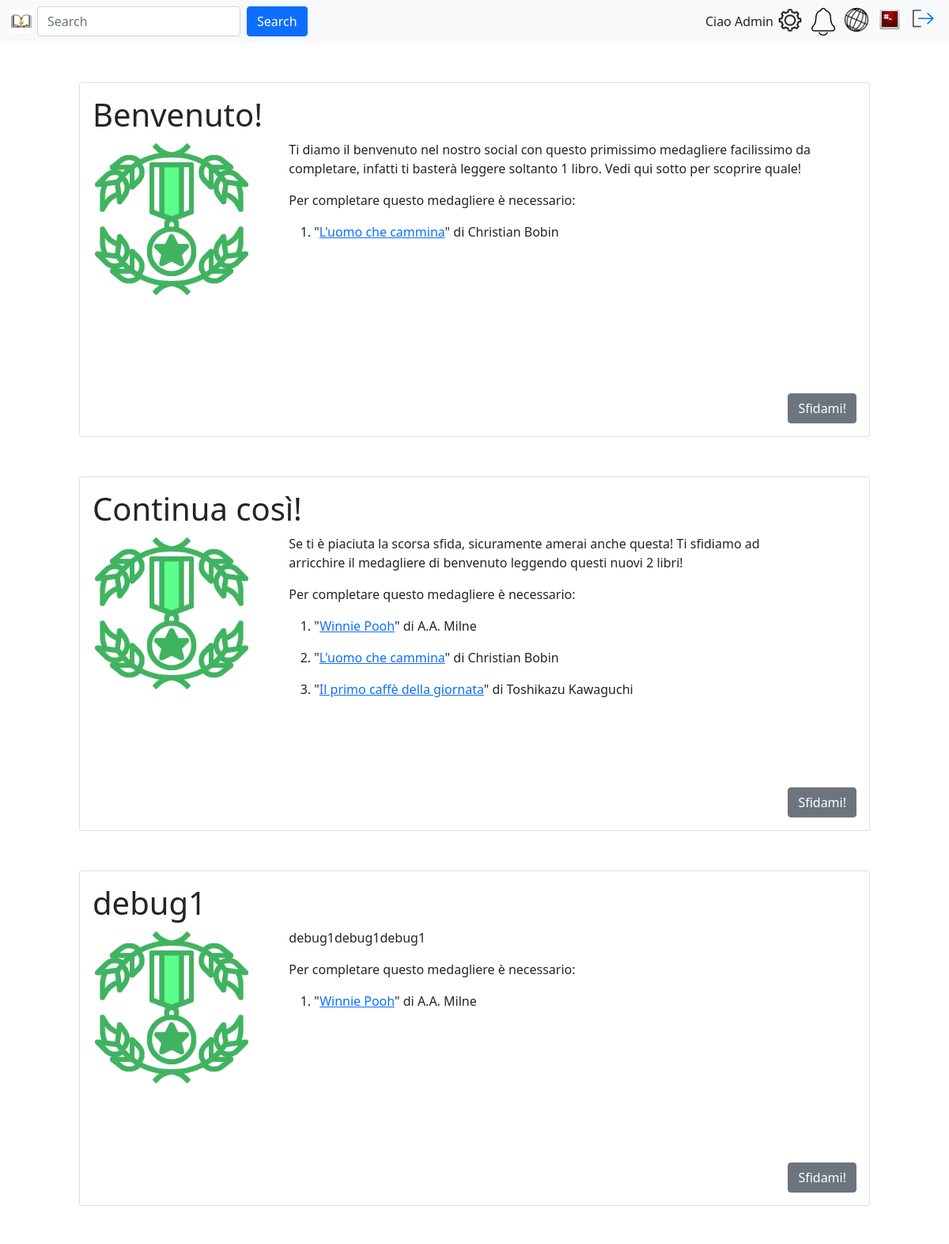
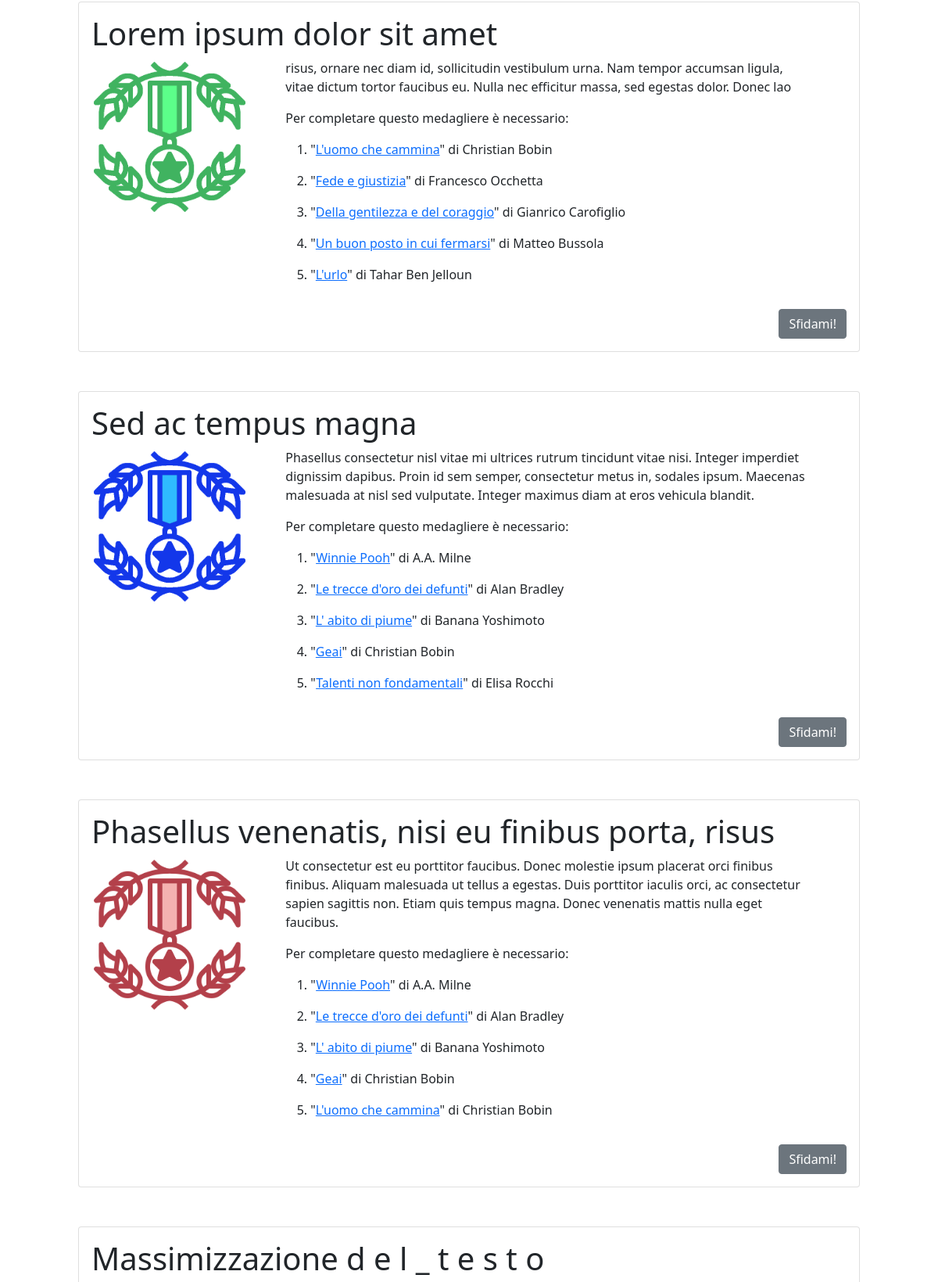
Page /newMedagliere.php (signed in, upper part) on the committed database (2 pictures, top to bottom).
### tables this page shows
CREATE TABLE `utente` (
  `id` int(8) NOT NULL AUTO_INCREMENT,
  `username` varchar(80) NOT NULL,
  `email` varchar(80) NOT NULL,
  `pwd` varchar(120) NOT NULL,
  `immagineProfilo` varchar(255) NOT NULL,
  `isAdmin` int(1) NOT NULL,
  `descrizione` varchar(150) DEFAULT NULL,
  `stato` int(1) NOT NULL,
  `numeroFollow` int(8) NOT NULL,
  PRIMARY KEY (`id`)
);

CREATE TABLE `medagliere` (
  `id` int(8) NOT NULL AUTO_INCREMENT,
  `titolo` varchar(255) NOT NULL,
  `descrizione` varchar(1023) NOT NULL DEFAULT 'Un nuovo medagliere ti aspetta!',
  PRIMARY KEY (`id`),
  UNIQUE KEY `ID_MEDAGLIERE_IND` (`id`)
);

CREATE TABLE `libro` (
  `id` int(8) NOT NULL AUTO_INCREMENT,
  `titolo` varchar(255) NOT NULL,
  PRIMARY KEY (`id`),
  UNIQUE KEY `ID_LIBRO_IND` (`id`)
);

CREATE TABLE `autore` (
  `id` int(8) NOT NULL,
  `nome` varchar(255) NOT NULL,
  PRIMARY KEY (`id`),
  UNIQUE KEY `ID_AUTORE_IND` (`id`)
);

### include/login.model.php (called while the page is built, shortened)
<?php
require_once 'config.php';
function getDbImageName(string $username){
    global $conn;
    $sql = "SELECT immagineProfilo FROM utente WHERE username = ?";
    $stmt = $conn->prepare($sql);
    $stmt->bind_param("s", $username);
    $stmt->execute();
    $result = $stmt->get_result();
    return $result->fetch_assoc()['immagineProfilo'];
}
?>

### include/login.controller.php (called while the page is built, shortened)
<?php
function getUserImage(string $username){
    $defaultProfileImage = "images/users/default.png";
    $image = "images/users/" . getDbImageName($username);
    try {
        if (is_file($image) && (getimagesize($image) !== false)) {
                return $image;
            }
    }
    catch (Exception $e) {
        echo '<script>';
        echo 'console.log("Errore nel reperire l\'immagine del profilo utente da db");';
        echo '</script>';
        }
    return $defaultProfileImage;
}
?>

### include/model/selectors.php (called while the page is built, shortened)
<?php
require_once("include/config.php");
function getLibroIdFromLibroWhereTitle($title){
    global $conn;
    $sql = "SELECT L.id from libro L WHERE L.titolo=?";
    $stmt = $conn->prepare($sql);
    $stmt->bind_param("s", $title);
    $stmt->execute();
    $result = $stmt->get_result();
    $tmp = $result->fetch_assoc();
    return isset($tmp["id"]) ? $tmp["id"] : 0;
}
function getLibroEAutoreByMedagliereId($medID){
    global $conn;
    $sql = "SELECT L.titolo, A.nome
            from libro L, autore A, scrittoda S, compone C
            WHERE C.medagliereId = ?
            and C.libroId = L.id
            and L.id = S.libroId
            and S.autoreId = A.id
            ORDER by  A.nome, L.titolo;";
    $stmt = $conn->prepare($sql);
    $stmt->bind_param("i", $medID);
    $stmt->execute();
    $result = $stmt->get_result();
    $tmp = $result->fetch_all(MYSQLI_ASSOC);
    return $tmp;
}
function checkIfUserReadBook($userId, $libroId){
    global $conn;
    $sql = "SELECT *
            from Post P
            where p.utenteId = ?
            and p.libroId = ?;";
    $stmt = $conn->prepare($sql);
    $stmt->bind_param("ii", $userId, $libroId);
    $stmt->execute();
    $result = $stmt->get_result();
    if ($result->num_rows > 0) {
        return true;
    } else {
        return false;
    }
}
function getMedThatUserNotChallenge($idUser){
    global $conn;
    $sql = "SELECT M.id
            From medagliere M
            where M.id not in(select S.medagliereId
                        from sottoscrive S
                        where S.utenteId = ?);";
    $stmt = $conn->prepare($sql);
    $stmt->bind_param("i", $idUser);
    $stmt->execute();
    $result = $stmt->get_result();
    $tmp = $result->fetch_all(MYSQLI_ASSOC);
    return array_column($tmp, 'id');
}
function getMedInfo($medId){
    global $conn;
    $sql = "SELECT * FROM medagliere M WHERE M.id=?;";
    $stmt = $conn->prepare($sql);
    $stmt->bind_param("i", $medId);
    $stmt->execute();
    $result = $stmt->get_result();
    $tmp = $result->fetch_all(MYSQLI_ASSOC);
    return $tmp;
}
function getLibriLettiDaUserId($idUser){
    global $conn;
    $sql = "SELECT libroId
            From post
            where utenteID=?";
    $stmt = $conn->prepare($sql);
    $stmt->bind_param("i", $idUser);
    $stmt->execute();
    $result = $stmt->get_result();
    $tmp = $result->fetch_all(MYSQLI_ASSOC);
    return array_column($tmp, 'libroId');
}
?>

### include/view/formattators.php (the view)
<?php
function obtainList($libriInMedagliere, $who){
    $res = "";
    foreach ($libriInMedagliere as $a) {
        $tmpRes = "";
        if (checkIfUserReadBook($who, getLibroIdFromLibroWhereTitle($a["titolo"]))){
            $tmpRes = "<li> <p class='libroLetto'>";
        } else {
            $tmpRes = "<li> <p class='libroNonLetto'>";
        }
        $nomeLibroS = str_replace(" ", "+", $a["titolo"]);
        $virgola = ",";
        $nomeAutoreS = str_replace(" ", "+", $a["nome"]);
        $totalLink = "https://www.google.com/search?q=" . $nomeLibroS . $virgola . "+" . $nomeAutoreS;
        $tmpRes .= "\"<a href=\"" . $totalLink . "\">" . $a["titolo"] . "</a>\" di " . $a["nome"];
        $tmpRes .= "</p></li>";
        $res .= $tmpRes;
    }
    return $res;
}
?>

### newMedagliere.php (shortened to what this page needs)
<?php
require_once('include/model/insertOnDB.php');
require("include/model/selectors.php");
require_once("include/view/formattators.php");
$basicAmount = 10;
$amountLoading = isset($_POST["amountLoad"]) ? $_POST["amountLoad"] : 0;
$amountForLoad = 5;
$toLoad = $basicAmount + ($amountLoading * $amountForLoad);
function getCorrectImg($amountLeastBooks){
    $imgName = "";
    $altImg = "";
    $limits = array(5,15);
    $category = 0;
    while ($amountLeastBooks > 0 && $category < sizeof($limits)){
        $delta = $limits[$category];
        if ($category > 0) {
            $delta = $delta - $limits[$category-1];
        }
        $amountLeastBooks = $amountLeastBooks - $delta;
        if ($amountLeastBooks > 0) {
            $category = $category + 1;
        }
    }
    switch ($category){
        case 0:
            $imgName = "medagliaFacile.png";
            $altImg = "Ce l'hai quasi fatta!";
            break;
        case 1:
            $imgName = "medagliaMedia.png";
            $altImg = "Non manca troppo dai...";
            break;
        case 2:
            $imgName = "medagliaDifficile.png";
            $altImg = "Meglio se guardi altrove!";
            break;
    }
    return array($imgName, $altImg);
}
function createOneMed($medToPrint, $indexToConsider, $libriLetti, $who){
    $toAdd = "Med" . $indexToConsider;
    $infos = getMedInfo($medToPrint[$indexToConsider])[0];
    $libriInMedagliere = getLibroEAutoreByMedagliereId($medToPrint[$indexToConsider]);
    $medBookIndex = array();
    foreach (array_column($libriInMedagliere,"titolo") as $titolo) {
        array_push($medBookIndex,getLibroIdFromLibroWhereTitle($titolo));
    }
    $remainsBook = array_diff($medBookIndex, $libriLetti);
    $canReclame = empty($remainsBook);
    $titleMed = $infos["titolo"];
    $descMed = $infos["descrizione"];
    $books = obtainList($libriInMedagliere, $who);
    $buttonText = "Sfidami!";
    $buttonValue = $infos["id"];
    $decorativeInfos = getCorrectImg(sizeof($remainsBook));
    $imgToAdd = $decorativeInfos[0];
    $altImg = $decorativeInfos[1];
    $complete = "<div class=\"card medContainer\">" .
                    "<div class=\"card-body\" id=\"" . $toAdd . "\">" .
                        "<h1 class=\"card-text titleMed\">" . $titleMed . "</h1>" .
                        "<div class=\"allMedInfo d-flex\">" .
                            "<div class=\"titlecontainer\" id=\"titlecontainer" . $toAdd . "\">" .
                            "<img " .
                                "src=\"images/medagliereNewIcons/" . $imgToAdd . "\" " .
                                "alt=\"" . $altImg . "\" " .
                                "class=\"rounded float-left imgmedagliere\" " .
                                "id=\"imgmedagliere" . $toAdd . "\" " .
                                "/>" .
                        "</div>" .
                        "<div class=\"infocontainer\" id=\"infocontainer" . $toAdd . "\">" .
                            "<p class=\"descrzionemed\">" . $descMed . "</p>" .
                            "<p class=\"messaggio\"> Per completare questo medagliere è necessario:</p>" .
                            "<ol>" .
                                $books .
                            "</ol>" .
                        "</div>" .
                    "</div>" .
                    "<footer>" .
                        "<button class=\"btn btn-secondary\" " .
                            "form=\"challengeNewMed\" " .
                            "type=\"submit\" " .
                            "name=\"submitButton\" ".
                            "value=\"" . $buttonValue . "\">" . $buttonText . "</button>" .
                    "</footer>" .
                "</div>" .
            "</div>";
    return $complete;
}
$userIdToConsider = $_SESSION["id"];
$libriLetti = getLibriLettiDaUserId($userIdToConsider);
$medToPrint = getMedThatUserNotChallenge($userIdToConsider);
?>
<!DOCTYPE html>
<html lang="it">
<head>
    <link href="https://cdn.jsdelivr.net/npm/bootstrap@5.1.3/dist/css/bootstrap.min.css" rel="stylesheet"
>
    <link rel="stylesheet" type="text/css" href="css/JPNewMed.css">
    <link rel="stylesheet" type="text/css" href="css/landingPage.css">
</head>
<body>
    <?php require('navbarSelect.php'); ?>
    <section class="d-flex">
        <div class="col-1"></div>
        <div class="col-10" id="newMedaglieri">
        <form id="challengeNewMed"
            class="form-group"
            action="newMedagliere.php"
            method="post"
            enctype="multipart/form-data">
            <?php
            $upperbound = min(array($toLoad, sizeof($medToPrint)));
            if($upperbound > 0){
                for ($i=0; $i < $upperbound; $i++) {
                    echo createOneMed($medToPrint, $i, $libriLetti, $userIdToConsider);
                }
            } else {
                echo "<h3> Niente di nuovo qui, torna la prossima volta! </h3>";
            }
             ?>
        </form>
        </div>
        <div class="col-1"></div>
    </section>
</body>
</html>

### navbar.php
<?php
include_once("include/login.controller.php");
include_once("include/login.model.php");
?>
<header>
    <nav class="navbar navbar-expand navbar-light bg-light">
        <div class="container-fluid">
            <a href="landingPage.php"> <img id="logo" src="images/logoLetturePremiateSmall.jpg" alt="Logo con libro e medaglia"> </a>
            <form class="d-flex me-auto">
                <input class="form-control me-2" type="search" placeholder="Search" aria-label="Search">
                <button class="btn btn-primary" type="submit">Search</button>
            </form>
          <div id="username" class="d-flex"><?php echo "Ciao " . ucfirst($_SESSION["username"]);?></div>
          <div class="d-flex" id="navbarSupportedContent">
            <ul class="navbar-nav">
              <li class="nav-item">
                <a href="settingPage.php"><img src="images/settingLogo.png" alt="Impostazioni"></a>
              </li>
              <li class="nav-item">
                <img src="images/notifyLogo.png" alt="Notifiche">
              </li>
              <li class="nav-item dropdown">
                <a href="discoveryPage.php"><img src="images/discoveryLogo.png" alt="Scopri"></a>
              </li>
              <li class="nav-item">
                <a href="profilePage.php"><img src=<?php echo getUserImage($_SESSION["username"]); ?> alt="Immagine Profilo"> </a>
              </li>
                <li class="nav-item">
                <a href="logout.php"><img src="images/log-out.png" alt="Logout"></a>
              </li>
            </ul>
          </div>
        </div>
      </nav>
</header>

### css/JPNewMed.css (style rules this page uses)
body section div div.medContainer { margin: 5% 0; min-height: 300px; max-height: 500px; }
body section div div.medContainer div footer button { position: relative; float:right; }
div.infocontainer { min-height: 250px; max-height: 450px; width: auto; margin: 0 5%; }
img.imgmedagliere { max-width: 200px; aspect-ratio: 1; }
ol { width: 90%; min-height: 200px; max-height: 200px; overflow-y: auto; }

### css/landingPage.css (style rules this page uses)
#logo { width: 30px; height: auto; margin-right: 5px; }
#navbarSupportedContent img { width: 30px; height: auto; margin: 0 6px; }

### rows in the picture
utente: immagineProfilo (picture)
medagliere: titolo "Benvenuto!", descrizione "Ti diamo il benvenuto nel nostro social con questo primissimo medagliere facilissimo da completare, infatti ti basterà leggere soltanto 1 libro. Vedi qui sotto per scoprire quale!"
libro: titolo "L'uomo che cammina", autore.nome "Christian Bobin"
medagliere: titolo "Continua così!", descrizione "Se ti è piaciuta la scorsa sfida, sicuramente amerai anche questa! Ti sfidiamo ad arricchire il medagliere di benvenuto leggendo questi nuovi 2 libri!"
libro: titolo "Winnie Pooh", autore.nome "A.A. Milne"
autore: nome "A.A. Milne"
autore: nome "Christian Bobin", nome "Christian Bobin Christian Bobin"
libro: titolo "Il primo caffè della giornata"
autore: nome "Toshikazu Kawaguchi"
medagliere: titolo "debug1", descrizione "debug1debug1debug1"
medagliere: titolo "Lorem ipsum dolor sit amet", descrizione "risus, ornare nec diam id, sollicitudin vestibulum urna. Nam tempor accumsan ligula, vitae dictum tortor faucibus eu. Nulla nec efficitur massa, sed egestas dolor. Donec lao"
libro: titolo "Fede e giustizia"
autore: nome "Francesco Occhetta"
libro: titolo "Della gentilezza e del coraggio"
autore: nome "Gianrico Carofiglio"
libro: titolo "Un buon posto in cui fermarsi"
autore: nome "Matteo Bussola"
libro: titolo "L'urlo"
autore: nome "Tahar Ben Jelloun"
medagliere: titolo "Sed ac tempus magna", descrizione "Phasellus consectetur nisl vitae mi ultrices rutrum tincidunt vitae nisi. Integer imperdiet dignissim dapibus. Proin id sem semper, consectetur metus in, sodales ipsum. Maecenas malesuada at nisl sed vulputate. Integer maximus diam at eros vehicula blandit."
libro: titolo "Le trecce d'oro dei defunti"
autore: nome "Alan Bradley"
libro: titolo "L' abito di piume"
autore: nome "Banana Yoshimoto"
libro: titolo "Geai"
libro: titolo "Talenti non fondamentali"
autore: nome "Elisa Rocchi"
medagliere: titolo "Phasellus venenatis, nisi eu finibus porta, risus", descrizione "Ut consectetur est eu porttitor faucibus. Donec molestie ipsum placerat orci finibus finibus. Aliquam malesuada ut tellus a egestas. Duis porttitor iaculis orci, ac consectetur sapien sagittis non. Etiam quis tempus magna. Donec venenatis mattis nulla eget faucibus."
medagliere: titolo "Massimizzazione d e l _ t e s t o"

### other values in the picture
$_SESSION["username"] "Admin"
